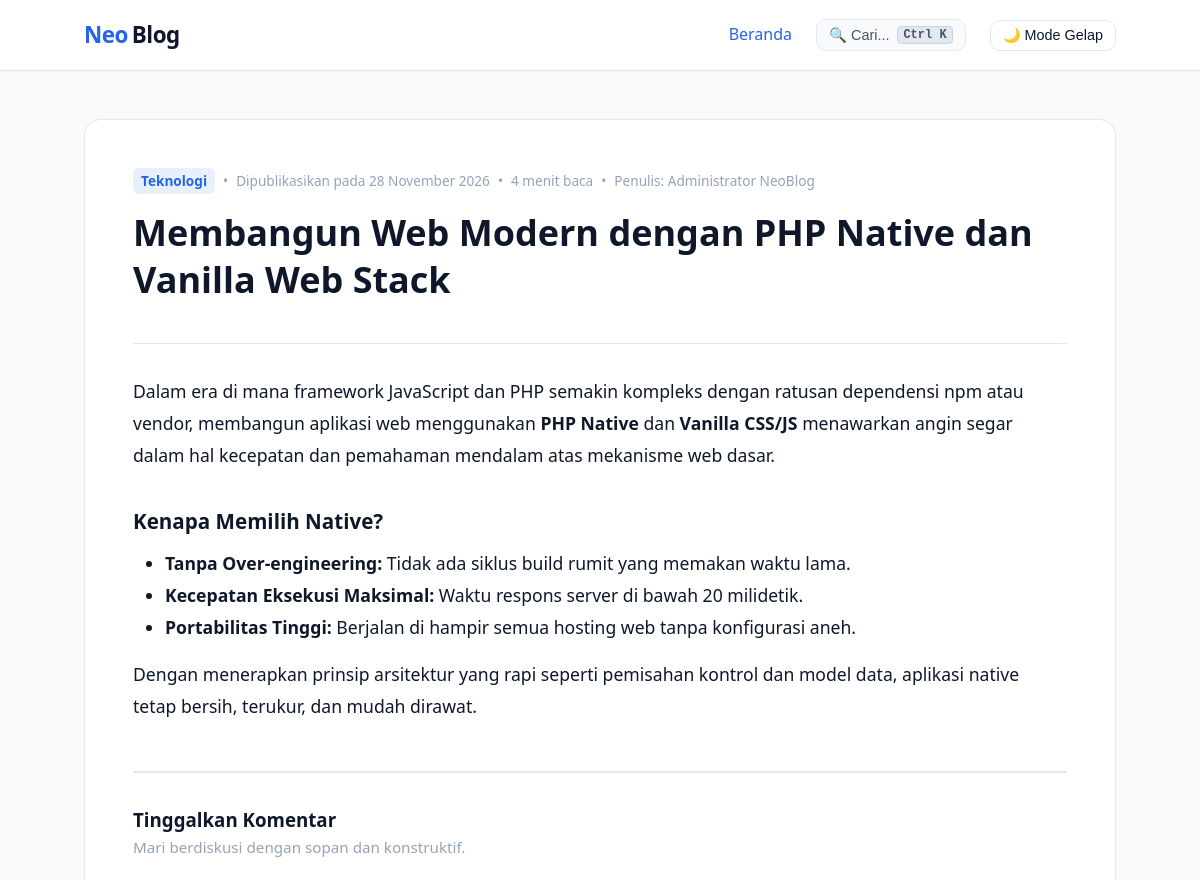
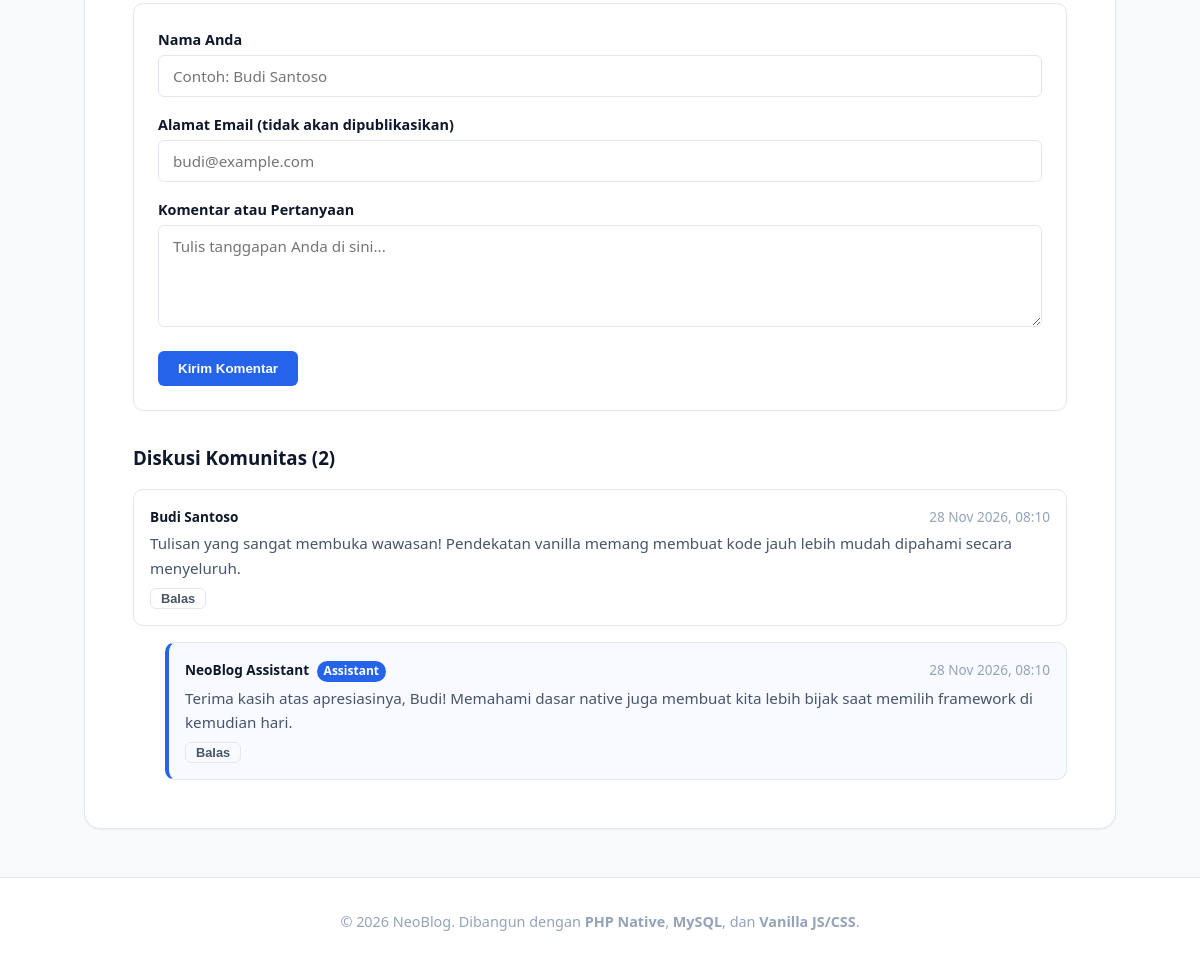
/post/membangun-web-modern-php-native-vanilla-stack, run on the app's committed database (2 pictures, top to bottom).
### tables this page shows
CREATE TABLE IF NOT EXISTS `posts` (
    `id` INT AUTO_INCREMENT PRIMARY KEY,
    `author_id` INT NOT NULL,
    `category_id` INT NULL,
    `title` VARCHAR(255) NOT NULL,
    `slug` VARCHAR(255) NOT NULL UNIQUE,
    `excerpt` TEXT NULL,
    `content` LONGTEXT NOT NULL,
    `reading_time` INT DEFAULT 3,
    `status` ENUM('draft', 'published', 'archived') DEFAULT 'published',
    `published_at` TIMESTAMP NULL DEFAULT NULL,
    `created_at` TIMESTAMP DEFAULT CURRENT_TIMESTAMP,
    `updated_at` TIMESTAMP DEFAULT CURRENT_TIMESTAMP ON UPDATE CURRENT_TIMESTAMP,
    FOREIGN KEY (`author_id`) REFERENCES `users`(`id`) ON DELETE CASCADE,
    FOREIGN KEY (`category_id`) REFERENCES `categories`(`id`) ON DELETE SET NULL,
    INDEX `idx_posts_slug` (`slug`),
    INDEX `idx_posts_status_published` (`status`, `published_at`),
    INDEX `idx_posts_author` (`author_id`),
    FULLTEXT INDEX `idx_posts_search` (`title`, `content`)
);

CREATE TABLE IF NOT EXISTS `categories` (
    `id` INT AUTO_INCREMENT PRIMARY KEY,
    `name` VARCHAR(100) NOT NULL,
    `slug` VARCHAR(100) NOT NULL UNIQUE,
    `description` VARCHAR(255) NULL,
    INDEX `idx_categories_slug` (`slug`)
);

CREATE TABLE IF NOT EXISTS `users` (
    `id` INT AUTO_INCREMENT PRIMARY KEY,
    `username` VARCHAR(50) NOT NULL UNIQUE,
    `email` VARCHAR(100) NOT NULL UNIQUE,
    `password_hash` VARCHAR(255) NOT NULL,
    `full_name` VARCHAR(100) NOT NULL,
    `role` ENUM('admin', 'editor', 'author') DEFAULT 'author',
    `created_at` TIMESTAMP DEFAULT CURRENT_TIMESTAMP,
    INDEX `idx_users_email` (`email`)
);

CREATE TABLE IF NOT EXISTS `comments` (
    `id` INT AUTO_INCREMENT PRIMARY KEY,
    `post_id` INT NOT NULL,
    `parent_id` INT NULL,
    `author_name` VARCHAR(100) NOT NULL,
    `author_email` VARCHAR(100) NOT NULL,
    `comment_text` TEXT NOT NULL,
    `is_approved` TINYINT(1) DEFAULT 1,
    `is_bot_reply` TINYINT(1) DEFAULT 0,
    `is_admin_reply` TINYINT(1) DEFAULT 0,
    `created_at` TIMESTAMP DEFAULT CURRENT_TIMESTAMP,
    FOREIGN KEY (`post_id`) REFERENCES `posts`(`id`) ON DELETE CASCADE,
    FOREIGN KEY (`parent_id`) REFERENCES `comments`(`id`) ON DELETE CASCADE,
    INDEX `idx_comments_post` (`post_id`, `created_at`),
    INDEX `idx_comments_parent` (`parent_id`),
    INDEX `idx_comments_approved` (`is_approved`, `created_at`)
);

### views/posts/detail.php (the view, shortened to what the rows shown need)
<article class="post-detail">
    <header class="post-detail-header">
        <div class="post-meta" style="margin-bottom: 1rem;">
            <span class="post-category"><?= htmlspecialchars($post['category_name'] ?? 'Umum', ENT_QUOTES, 'UTF-8') ?></span>
            <span>•</span>
            <span><?= !empty($post['published_at']) ? 'Dipublikasikan pada ' . date('d F Y', strtotime((string)$post['published_at'])) : 'Belum dipublikasikan' ?></span>
            <span>•</span>
            <span><?= (int)$post['reading_time'] ?> menit baca</span>
            <span>•</span>
            <span>Penulis: <?= htmlspecialchars($post['author_name'] ?? 'Admin', ENT_QUOTES, 'UTF-8') ?></span>
        </div>
        <h1><?= htmlspecialchars($post['title'], ENT_QUOTES, 'UTF-8') ?></h1>
    </header>
    <div class="post-detail-content">
        <?= $post['content'] ?>
    </div>
    <section class="comments-section">
        <h3>Tinggalkan Komentar</h3>
        <p style="color: var(--text-muted); margin-bottom: 1.5rem; font-size: 0.95rem;">Mari berdiskusi dengan sopan dan konstruktif.</p>
        <div class="comment-form-container">
            <form id="commentForm" method="POST" action="/api/comments">
                <div class="form-group">
                    <label for="author_name">Nama Anda</label>
                    <input type="text" id="author_name" name="author_name" class="form-control" placeholder="Contoh: Budi Santoso" required>
                </div>
                <div class="form-group">
                    <label for="author_email">Alamat Email (tidak akan dipublikasikan)</label>
                    <input type="email" id="author_email" name="author_email" class="form-control" placeholder="budi@example.com" required>
                </div>
                <div class="form-group">
                    <label for="comment_text">Komentar atau Pertanyaan</label>
                    <textarea id="comment_text" name="comment_text" class="form-control" rows="4" placeholder="Tulis tanggapan Anda di sini..." required></textarea>
                </div>
                <button type="submit" class="btn btn-primary">Kirim Komentar</button>
            </form>
        </div>
        <h3 id="commentsCountHeading">Diskusi Komunitas (<span id="commentsCount"><?= count($comments ?? []) ?></span>)</h3>
        <div id="commentsList" class="comments-list" style="margin-top: 1rem;">
            <?php if (empty($comments)): ?>
                <p class="empty-comments" style="color: var(--text-muted);">Belum ada komentar untuk artikel ini. Jadilah yang pertama berkomentar!</p>
            <?php else: ?>
                <?php
                $commentsById = [];
                foreach ($comments as $item) {
                    $itemId = isset($item['id']) ? (int)$item['id'] : 0;
                    if ($itemId > 0) {
                        $commentsById[$itemId] = $item;
                    }
                }
                $rootComments = [];
                $childrenByParent = [];
                foreach ($comments as $item) {
                    $itemId = isset($item['id']) ? (int)$item['id'] : 0;
                    $parentId = (isset($item['parent_id']) && $item['parent_id'] !== '' && $item['parent_id'] !== null)
                        ? (int)$item['parent_id']
                        : null;
                    if ($itemId > 0 && $parentId !== null && $parentId !== $itemId && isset($commentsById[$parentId])) {
                        $childrenByParent[$parentId][] = $item;
                    } else {
                        $rootComments[] = $item;
                    }
                }
                $renderCommentNode = function (array $c, int $depth = 0) use (&$renderCommentNode, &$childrenByParent, &$visited): void {
                    $cid = isset($c['id']) ? (int)$c['id'] : 0;
                    $parentIdVal = (isset($c['parent_id']) && $c['parent_id'] !== '' && $c['parent_id'] !== null)
                        ? (int)$c['parent_id']
                        : '';
                    $isAdminReply = !empty($c['is_admin_reply']);
                    $isBotReply = !empty($c['is_bot_reply']);
                    $authorName = (string)($c['author_name'] ?? '');
                    $commentText = (string)($c['comment_text'] ?? '');
                    $createdAt = $c['created_at'] ?? null;
                    $dateFormatted = !empty($createdAt) ? date('d M Y, H:i', strtotime((string)$createdAt)) : '';
                    $classes = ['comment-item'];
                    if ($depth > 0) {
                        $classes[] = 'comment-reply';
                    }
                    if ($isAdminReply) {
                        $classes[] = 'admin-reply';
                    } elseif ($isBotReply) {
                        $classes[] = 'bot-reply';
                    }
                    ?>
                    <div
                        <?= $cid > 0 ? 'id="comment-' . $cid . '"' : '' ?>
                        class="<?= implode(' ', $classes) ?>"
                        data-comment-id="<?= $cid > 0 ? $cid : '' ?>"
                        data-parent-id="<?= $parentIdVal !== '' ? (int)$parentIdVal : '' ?>"
                        data-depth="<?= $depth ?>"
                    >
                        <div class="comment-header">
                            <span class="comment-author">
                                <?= Sanitizer::clean($authorName) ?>
                                <?php if ($isAdminReply): ?>
                                    <span class="badge badge-admin">Admin</span>
                                <?php elseif ($isBotReply): ?>
                                    <span class="badge">Assistant</span>
                                <?php endif; ?>
                            </span>
                            <span class="comment-date"><?= Sanitizer::clean($dateFormatted) ?></span>
                        </div>
                        <div class="comment-body">
                            <?= nl2br(Sanitizer::clean($commentText)) ?>
                        </div>
                        <?php if ($cid > 0): ?>
                            <div class="comment-actions">
                                <button
                                    type="button"
                                    class="reply-btn"
                                    data-comment-id="<?= $cid ?>"
                                    data-author="<?= Sanitizer::clean($authorName) ?>"
                                >Balas</button>
                            </div>
                        <?php endif; ?>
                    </div>
                    <?php
                    if ($cid > 0 && !empty($childrenByParent[$cid])) {
                        foreach ($childrenByParent[$cid] as $child) {
                            $renderCommentNode($child, $depth + 1);
                        }
                    }
                };
                foreach ($rootComments as $rootComment) {
                    $renderCommentNode($rootComment, 0);
                }
                ?>
            <?php endif; ?>
        </div>
    </section>
</article>

### src/Router.php (shortened to what the rows shown need)
<?php
require_once __DIR__ . '/Utils/Response.php';
class Router {
    private array $routes = [];
    private function addRoute(string $method, string $path, callable|array $handler): void {
        $normalizedPath = rtrim($path, '/') ?: '/';
        $pattern = preg_replace('/\{([a-zA-Z0-9_]+)\}/', '(?P<$1>[^/]+)', $normalizedPath);
        $pattern = "#^" . $pattern . "$#";
        $this->routes[] = [
            'method'  => strtoupper($method),
            'pattern' => $pattern,
            'handler' => $handler
        ];
    }
    public function dispatch(string $uri, string $requestMethod): void {
        $path = parse_url($uri, PHP_URL_PATH) ?: '/';
        $path = rtrim($path, '/') ?: '/';
        foreach ($this->routes as $route) {
            if (preg_match($route['pattern'], $path, $matches)) {
                $params = array_filter($matches, 'is_string', ARRAY_FILTER_USE_KEY);
                $handler = $route['handler'];
                if (is_array($handler)) {
                    [$class, $action] = $handler;
                    $controller = new $class();
                    call_user_func_array([$controller, $action], $params);
                    return;
                }
            }
        }
    }
}

### views/layouts/main.php (shortened to what the rows shown need)
<!DOCTYPE html>
<html lang="id">
<head>
    <link rel="stylesheet" href="/assets/css/style.css">
</head>
<body>
    <header class="site-header">
        <div class="container navbar">
            <a href="/" class="brand">
                <span>Neo</span>Blog
            </a>
            <ul class="nav-links">
                <li><a href="/">Beranda</a></li>
                <li>
                    <button id="searchOpenBtn" class="nav-search-btn" aria-label="Buka Pencarian Artikel">
                        <span>🔍 Cari...</span>
                        <kbd class="search-kbd">Ctrl K</kbd>
                    </button>
                </li>
                <li>
                    <button id="themeToggleBtn" class="theme-toggle-btn" aria-label="Toggle tema">
                    </button>
                </li>
            </ul>
        </div>
    </header>
    <main class="main-content">
        <div class="container">
            <?php
            if (!empty($contentView) && file_exists($contentView)) {
                require $contentView;
            } elseif (isset($post)) {
                require VIEW_PATH . '/posts/detail.php';
            } else {
                require VIEW_PATH . '/posts/index.php';
            }
            ?>
        </div>
    </main>
    <footer class="site-footer">
        <div class="container">
            <p>&copy; <?= date('Y') ?> NeoBlog. Dibangun dengan <strong>PHP Native</strong>, <strong>MySQL</strong>, dan <strong>Vanilla JS/CSS</strong>.</p>
        </div>
    </footer>
</body>
</html>

### data on the page
posts: category.name "Teknologi", published_at "28 November 2026", reading_time "4", author.full_name "Administrator NeoBlog", title "Membangun Web Modern dengan PHP Native dan Vanilla Web Stack", content "Dalam era di mana framework JavaScript dan PHP semakin kompleks dengan ratusan dependensi npm atau vendor, membangun aplikasi web menggunakan PHP Native dan Vanilla CSS/JS menawarkan angin segar dalam hal kecepatan dan pemahaman mendalam atas mekanisme web dasar. Kenapa Memilih Native? Tanpa Over-engineering: Tidak ada siklus build rumit yang memakan waktu lama. Kecepatan Eksekusi Maksimal: Waktu respons server di bawah 20 milidetik. Portabilitas Tinggi: Berjalan di hampir semua hosting web tanpa konfigurasi aneh. Dengan menerapkan prinsip arsitektur yang rapi seperti pemisahan kontrol dan model data, aplikasi native tetap bersih, terukur, dan mudah dirawat.", count($comments ?? []) "2"
comments: author_name "Budi Santoso", created_at "28 Nov 2026, 08:10", comment_text "Tulisan yang sangat membuka wawasan! Pendekatan vanilla memang membuat kode jauh lebih mudah dipahami secara menyeluruh."
comments: author_name "NeoBlog Assistant", is_admin_reply "Assistant", created_at "28 Nov 2026, 08:10", comment_text "Terima kasih atas apresiasinya, Budi! Memahami dasar native juga membuat kita lebih bijak saat memilih framework di kemudian hari."
